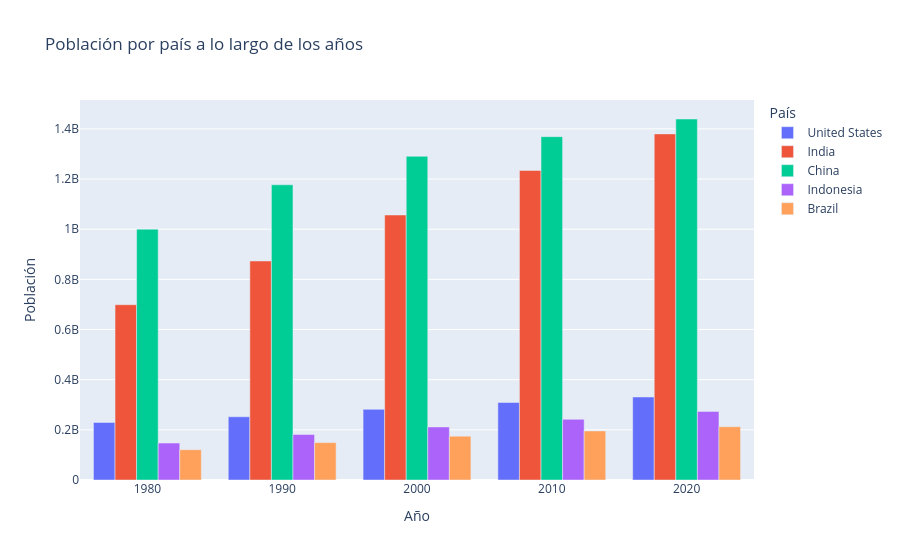

Source (notebook cell):
### Code cell
# DataFrame en formato largo
df_long = df_pivot_sample.reset_index().melt(
    id_vars='year', 
    var_name='country', 
    value_name='population'
)

fig = px.bar(
    df_long,
    x='year',
    y='population',
    color='country',         # Una barra por país
    barmode='group',         # Barras una al lado de otra
    title='Población por país a lo largo de los años',
    labels={'population': 'Población', 'year': 'Año', 'country': 'País'}
)

fig.update_layout(xaxis_title='Año', yaxis_title='Población')
fig.show()

### Figure 1 — Plotly figure (JSON) as saved in the notebook; plotly's stock layout.template omitted (floating-point values rounded to 4 significant figures)
{"data": [{"alignmentgroup": "True", "hovertemplate": "País=United States<br>Año=%{x}<br>Población=%{y}<extra></extra>", "legendgroup": "United States", "marker": {"color": "#636efa", "pattern": {"shape": ""}}, "name": "United States", "offsetgroup": "United States", "orientation": "v", "showlegend": true, "textposition": "auto", "type": "bar", "x": [1980.0, 1990.0, 2000.0, 2010.0, 2020.0], "xaxis": "x", "y": [229500000.0, 252100000.0, 281700000.0, 309000000.0, 331000000.0], "yaxis": "y"}, {"alignmentgroup": "True", "hovertemplate": "País=India<br>Año=%{x}<br>Población=%{y}<extra></extra>", "legendgroup": "India", "marker": {"color": "#EF553B", "pattern": {"shape": ""}}, "name": "India", "offsetgroup": "India", "orientation": "v", "showlegend": true, "textposition": "auto", "type": "bar", "x": [1980.0, 1990.0, 2000.0, 2010.0, 2020.0], "xaxis": "x", "y": [699000000.0, 873300000.0, 1057000000.0, 1234000000.0, 1380000000.0], "yaxis": "y"}, {"alignmentgroup": "True", "hovertemplate": "País=China<br>Año=%{x}<br>Población=%{y}<extra></extra>", "legendgroup": "China", "marker": {"color": "#00cc96", "pattern": {"shape": ""}}, "name": "China", "offsetgroup": "China", "orientation": "v", "showlegend": true, "textposition": "auto", "type": "bar", "x": [1980.0, 1990.0, 2000.0, 2010.0, 2020.0], "xaxis": "x", "y": [1000000000.0, 1177000000.0, 1291000000.0, 1369000000.0, 1439000000.0], "yaxis": "y"}, {"alignmentgroup": "True", "hovertemplate": "País=Indonesia<br>Año=%{x}<br>Población=%{y}<extra></extra>", "legendgroup": "Indonesia", "marker": {"color": "#ab63fa", "pattern": {"shape": ""}}, "name": "Indonesia", "offsetgroup": "Indonesia", "orientation": "v", "showlegend": true, "textposition": "auto", "type": "bar", "x": [1980.0, 1990.0, 2000.0, 2010.0, 2020.0], "xaxis": "x", "y": [147400000.0, 181400000.0, 211500000.0, 241800000.0, 273500000.0], "yaxis": "y"}, {"alignmentgroup": "True", "hovertemplate": "País=Brazil<br>Año=%{x}<br>Población=%{y}<extra></extra>", "legendgroup": "Brazil", "marker": {"color": "#FFA15A", "pattern": {"shape": ""}}, "name": "Brazil", "offsetgroup": "Brazil", "orientation": "v", "showlegend": true, "textposition": "auto", "type": "bar", "x": [1980.0, 1990.0, 2000.0, 2010.0, 2020.0], "xaxis": "x", "y": [120700000.0, 149000000.0, 174800000.0, 195700000.0, 212600000.0], "yaxis": "y"}], "layout": {"barmode": "group", "legend": {"title": {"text": "País"}, "tracegroupgap": 0}, "title": {"text": "Población por país a lo largo de los años"}, "xaxis": {"anchor": "y", "domain": [0, 1], "title": {"text": "Año"}}, "yaxis": {"anchor": "x", "domain": [0, 1], "title": {"text": "Población"}}}}
